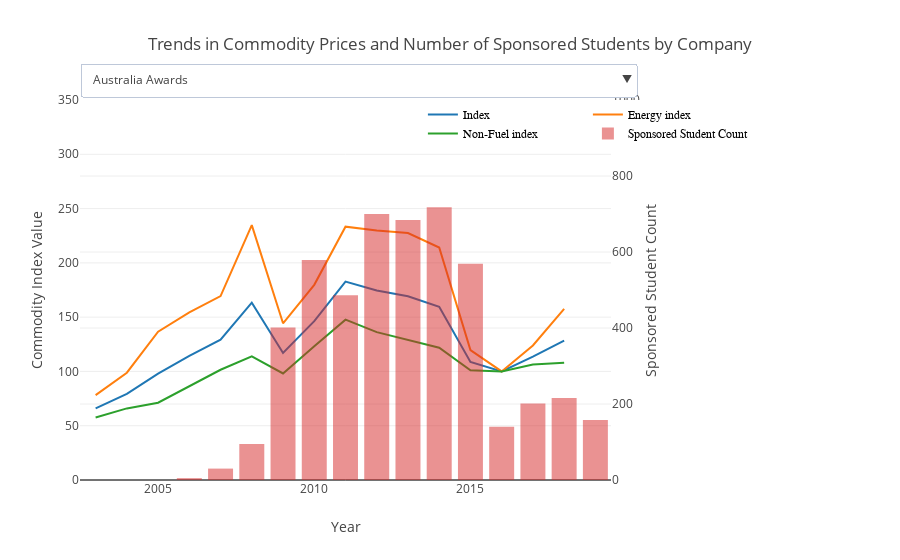

Write notebook code for a chart like this one.
### Code cell
traces = []

# Adding predictor lines
for predictor in predictors:
    traces.append(
        go.Scatter(
            x=predictors_yearly_df.index.values,
            y=predictors_yearly_df[predictor].values,
            name=predictor,
            mode='lines'
        ),
    )

# Adding response bar-chart by country
#countries = np.sort(response_df.country.unique())
companies = top_companies
visibility = True
for Company in companies:
    df = response_df[response_df.Company == Company]
    x = df.year.values
    traces.append(go.Bar(
        x=x,
        y=df.students_count,
        yaxis='y2',
        visible=visibility,
        name='Sponsored Student Count',
        opacity = 0.5))
    visibility = False


# Adding dropdown menu    
buttons = []
pr_count = len(predictors)
for idx, Company in enumerate(companies):
    mask = [True] * pr_count + [False] * len(companies)
    mask[pr_count + idx] = True
    buttons.append(
        dict(
            label = Company,
            method = 'update',
            args = [{'visible': mask}]
        )
    )
    
    
layout = dict(
    title = 'Trends in Commodity Prices and Number of Sponsored Students by Company',
    
    xaxis = dict(title = 'Year'),
    
    yaxis = dict(
        title = 'Commodity Index Value',
        range = [0, 350]
    ),
    
    yaxis2 = dict(
        title='Sponsored Student Count',
        overlaying='y',
        side='right',
        range=[0,1000]
        
    ),
    updatemenus = list([dict(
            active=0,
            pad = {'r': 0, 't': 1},
            x = 0.0,
            xanchor = 'left',
            y = 1.1,
            yanchor = 'top',
            buttons=buttons)]),
    legend=dict(
        x=0.9,
        y=1.0,
        traceorder='normal',
        font=dict(
            family='sans-serif',
            size=12,
            color='#000'
        ),
        orientation="h"
    )
,
)


fig = dict(data=traces, layout=layout)

iplot(fig)
